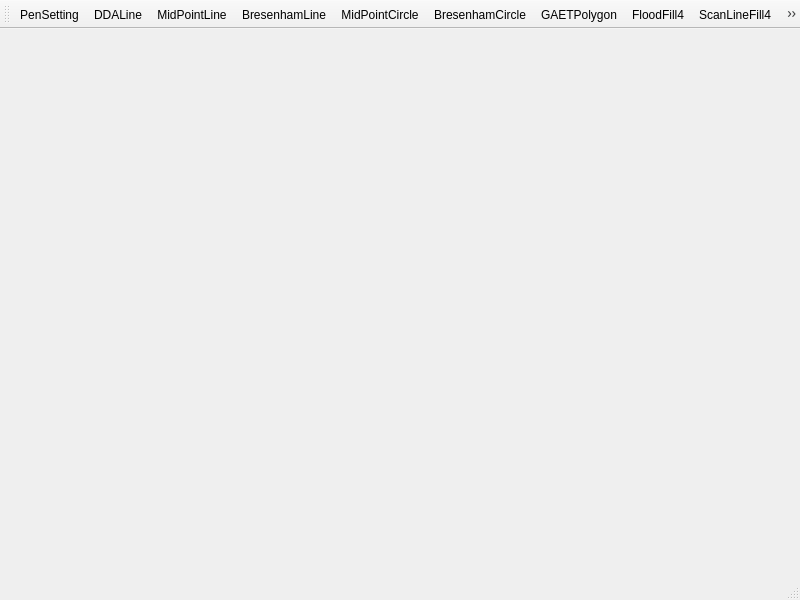
<?xml version="1.0" encoding="UTF-8"?>
<ui version="4.0">
 <class>MainWindow</class>
 <widget class="QMainWindow" name="MainWindow">
  <property name="geometry">
   <rect>
    <x>0</x>
    <y>0</y>
    <width>800</width>
    <height>600</height>
   </rect>
  </property>
  <property name="windowTitle">
   <string>MainWindow</string>
  </property>
  <widget class="QWidget" name="centralwidget"/>
  <widget class="QMenuBar" name="menubar">
   <property name="geometry">
    <rect>
     <x>0</x>
     <y>0</y>
     <width>800</width>
     <height>21</height>
    </rect>
   </property>
  </widget>
  <widget class="QStatusBar" name="statusbar"/>
  <widget class="QToolBar" name="toolBar">
   <property name="windowTitle">
    <string>toolBar</string>
   </property>
   <attribute name="toolBarArea">
    <enum>TopToolBarArea</enum>
   </attribute>
   <attribute name="toolBarBreak">
    <bool>false</bool>
   </attribute>
   <addaction name="actionPenSetting"/>
   <addaction name="actionDDALine"/>
   <addaction name="actionMidPointLine"/>
   <addaction name="actionBresenhamLine"/>
   <addaction name="actionMidPointCircle"/>
   <addaction name="actionBresenhamCircle"/>
   <addaction name="actionGAETPolygon"/>
   <addaction name="actionFloodFill4"/>
   <addaction name="actionScanLineFill4"/>
   <addaction name="actionClipWindow"/>
   <addaction name="actionCohen_SutherLandClip"/>
   <addaction name="actionLiang_BarskyClip"/>
   <addaction name="actionPolygon_Clip"/>
   <addaction name="actionBezierCurve"/>
  </widget>
  <action name="actionDDALine">
   <property name="icon">
    <iconset resource="tools_icons.qrc">
     <normaloff>:/new/prefix1/icons/DDA_icon.png</normaloff>:/new/prefix1/icons/DDA_icon.png</iconset>
   </property>
   <property name="text">
    <string>DDALine</string>
   </property>
   <property name="toolTip">
    <string>DDA直线扫描</string>
   </property>
  </action>
  <action name="actionMidPointLine">
   <property name="icon">
    <iconset resource="tools_icons.qrc">
     <normaloff>:/new/prefix1/icons/MidPoint_icon.png</normaloff>:/new/prefix1/icons/MidPoint_icon.png</iconset>
   </property>
   <property name="text">
    <string>MidPointLine</string>
   </property>
   <property name="toolTip">
    <string>中点画线法</string>
   </property>
  </action>
  <action name="actionBresenhamLine">
   <property name="icon">
    <iconset resource="tools_icons.qrc">
     <normaloff>:/new/prefix1/icons/BresenhamLine_icon.png</normaloff>:/new/prefix1/icons/BresenhamLine_icon.png</iconset>
   </property>
   <property name="text">
    <string>BresenhamLine</string>
   </property>
   <property name="toolTip">
    <string>Bresenham画线法</string>
   </property>
  </action>
  <action name="actionMidPointCircle">
   <property name="icon">
    <iconset resource="tools_icons.qrc">
     <normaloff>:/new/prefix1/icons/MidPointCircle_icon.png</normaloff>:/new/prefix1/icons/MidPointCircle_icon.png</iconset>
   </property>
   <property name="text">
    <string>MidPointCircle</string>
   </property>
   <property name="toolTip">
    <string>中点画圆法</string>
   </property>
  </action>
  <action name="actionBresenhamCircle">
   <property name="icon">
    <iconset resource="tools_icons.qrc">
     <normaloff>:/new/prefix1/icons/BresenhamCircle_icon.png</normaloff>:/new/prefix1/icons/BresenhamCircle_icon.png</iconset>
   </property>
   <property name="text">
    <string>BresenhamCircle</string>
   </property>
   <property name="toolTip">
    <string>Bresenham画圆法</string>
   </property>
  </action>
  <action name="actionPenSetting">
   <property name="icon">
    <iconset resource="tools_icons.qrc">
     <normaloff>:/new/prefix1/icons/PenSetting_icon.png</normaloff>:/new/prefix1/icons/PenSetting_icon.png</iconset>
   </property>
   <property name="text">
    <string>PenSetting</string>
   </property>
   <property name="toolTip">
    <string>设置画笔</string>
   </property>
  </action>
  <action name="actionGAETPolygon">
   <property name="icon">
    <iconset resource="tools_icons.qrc">
     <normaloff>:/new/prefix1/icons/AETPoly_icon.png</normaloff>:/new/prefix1/icons/AETPoly_icon.png</iconset>
   </property>
   <property name="text">
    <string>GAETPolygon</string>
   </property>
   <property name="toolTip">
    <string>改进的X扫描线方法</string>
   </property>
  </action>
  <action name="actionFloodFill4">
   <property name="icon">
    <iconset resource="tools_icons.qrc">
     <normaloff>:/new/prefix1/icons/FloodFill4_icon.png</normaloff>:/new/prefix1/icons/FloodFill4_icon.png</iconset>
   </property>
   <property name="text">
    <string>FloodFill4</string>
   </property>
   <property name="toolTip">
    <string>种子填充</string>
   </property>
  </action>
  <action name="actionScanLineFill4">
   <property name="icon">
    <iconset resource="tools_icons.qrc">
     <normaloff>:/new/prefix1/icons/ScanLineFill4_icon.png</normaloff>:/new/prefix1/icons/ScanLineFill4_icon.png</iconset>
   </property>
   <property name="text">
    <string>ScanLineFill4</string>
   </property>
   <property name="toolTip">
    <string>扫描线填充</string>
   </property>
  </action>
  <action name="actionClipWindow">
   <property name="icon">
    <iconset resource="tools_icons.qrc">
     <normaloff>:/new/prefix1/icons/ClipWinSetting_icon.png</normaloff>:/new/prefix1/icons/ClipWinSetting_icon.png</iconset>
   </property>
   <property name="text">
    <string>ClipWindow</string>
   </property>
   <property name="toolTip">
    <string>设置裁剪窗口</string>
   </property>
  </action>
  <action name="actionCohen_SutherLandClip">
   <property name="icon">
    <iconset resource="tools_icons.qrc">
     <normaloff>:/new/prefix1/icons/Cohen-Sutherland_Clip_icon.png</normaloff>:/new/prefix1/icons/Cohen-Sutherland_Clip_icon.png</iconset>
   </property>
   <property name="text">
    <string>Cohen_SutherLandClip</string>
   </property>
   <property name="toolTip">
    <string>Cohen_SutherLand裁剪算法</string>
   </property>
  </action>
  <action name="actionLiang_BarskyClip">
   <property name="icon">
    <iconset resource="tools_icons.qrc">
     <normaloff>:/new/prefix1/icons/Liang-Barsky_Clip_icon.png</normaloff>:/new/prefix1/icons/Liang-Barsky_Clip_icon.png</iconset>
   </property>
   <property name="text">
    <string>Liang_BarskyClip</string>
   </property>
   <property name="toolTip">
    <string>梁友栋-Barsky直线段裁剪</string>
   </property>
  </action>
  <action name="actionPolygon_Clip">
   <property name="icon">
    <iconset resource="tools_icons.qrc">
     <normaloff>:/new/prefix1/icons/polygon_Clip_icon.png</normaloff>:/new/prefix1/icons/polygon_Clip_icon.png</iconset>
   </property>
   <property name="text">
    <string>Polygon_Clip</string>
   </property>
   <property name="toolTip">
    <string>Sutherland-Hodgeman多边形裁剪</string>
   </property>
  </action>
  <action name="actionBezierCurve">
   <property name="icon">
    <iconset resource="tools_icons.qrc">
     <normaloff>:/new/prefix1/icons/BezierCurve_icon.png</normaloff>:/new/prefix1/icons/BezierCurve_icon.png</iconset>
   </property>
   <property name="text">
    <string>BezierCurve</string>
   </property>
   <property name="toolTip">
    <string>Bezier曲线</string>
   </property>
  </action>
 </widget>
 <resources>
  <include location="tools_icons.qrc"/>
 </resources>
 <connections/>
</ui>
